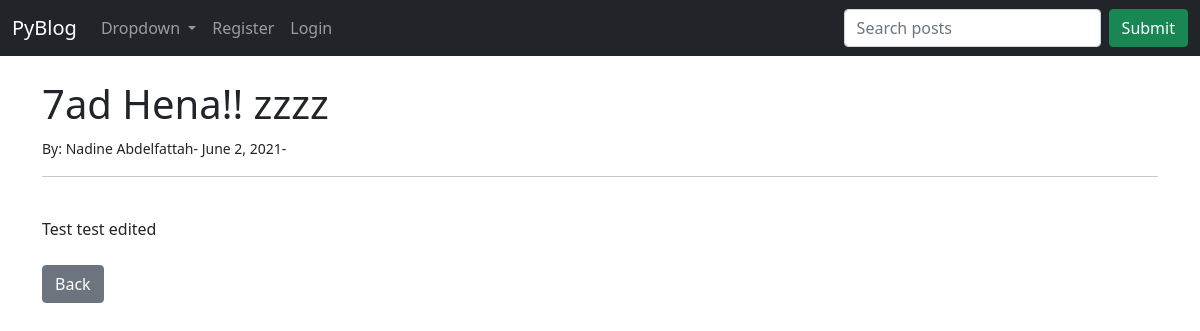
The app's page /article/1 with its own data.
### theblog/models.py (models this page shows, shortened)
class Post(models.Model):
    title = models.CharField(max_length=255)
    title_tag = models.CharField(max_length=255)
    author = models.ForeignKey(User, on_delete=models.CASCADE)
    body = models.TextField()
    post_date = models.DateField(auto_now_add=True)
    category = models.CharField(max_length=255, default='Coding')

### theblog/views.py (the view)
# urls.py: path('article/<int:pk>', ArticleDetailView.as_view(), name="article-detail"),
class ArticleDetailView(DetailView):
    model = Post
    template_name = 'article_details.html'

### theblog/templates/article_details.html (shortened to what this page needs)
{% extends 'base.html' %}
{% block content %}
    <h1>{{ post.title }}</h1>
    <small>By: {{ post.author.first_name }}
               {{ post.author.last_name }}-
                {{ post.post_date }}-
    </small>
    <hr/>
    <br>
    {{ post.body|safe }}
    <br><br>
    <a href="{% url 'home' %}" class="btn btn-secondary">Back</a>
{% endblock %}

### records on screen
Post: title "7ad Hena!! zzzz", author.first_name "Nadine", author.last_name "Abdelfattah", post_date "June 2, 2021", body "Test test edited"
